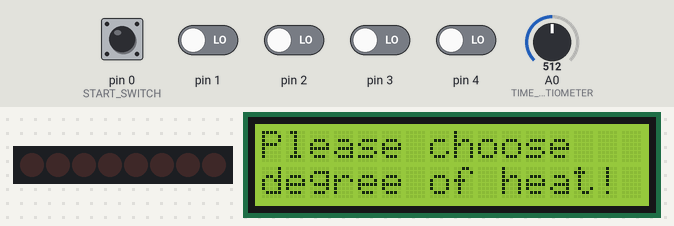
Bench run of a sketch on a simulated Arduino Uno, built with avr-gcc and run on an emulated ATmega328P. Shown: 8 shift-register outputs drawn as a row of LEDs (first output left, lit = HIGH), 16×2 character LCD. Wiring (inferred from the names in the program): shift register (74HC595): data pin 5; shift clock pin 7; latch pin 6. Wiring (inferred from the signals the program sends): row of LEDs: on Q0, Q1, Q2, Q3, Q4, Q5, Q6, Q7. The inputs (shaded band) are chosen by the test bench; at power-on: pin 0 (START_SWITCH) HIGH, pin 1–4 LOW, A0 (TIME_POTENTIOMETER) = 512.

Above: at 1.2 s.
1.3 s: pin 1 driven HIGH
At 1.7 s:
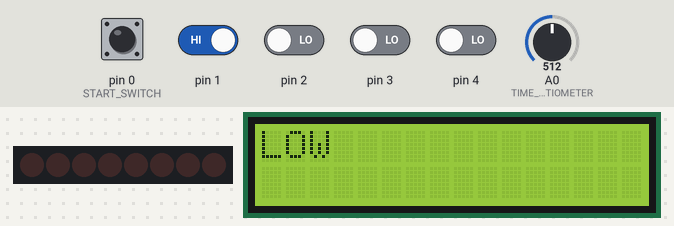
2.8 s: pin 0 (START_SWITCH) pulled LOW for 0.15 s
At 3.9 s:
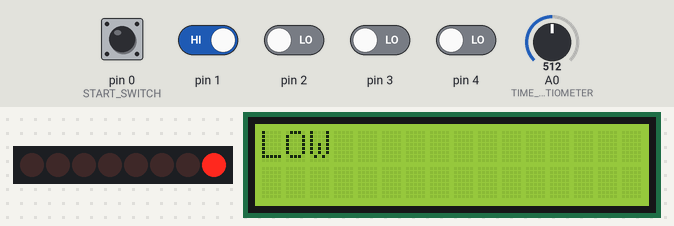
At 6.8 s:
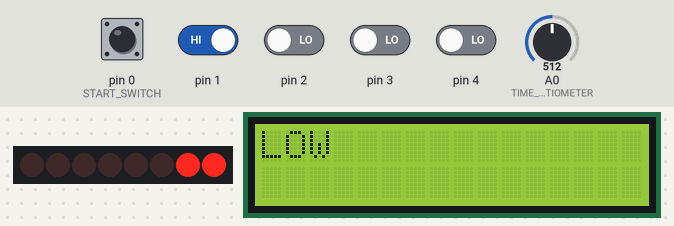
Timing chart, 0 to 25.7 s (numbered marks = the images above; inputs shaded):
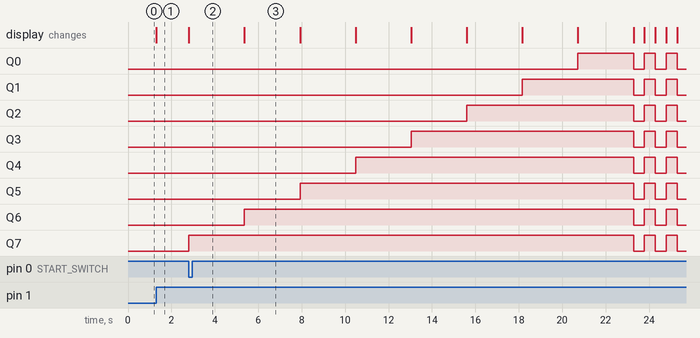

Measured:
- after the input at 1.3 s, the display: changes at once (image 1)
- after the input at 2.8 s, Q0: LOW → HIGH after 17.9 s, then repeats every 1.0 s: LOW 0.50 s, HIGH 0.50 s; Q1: LOW → HIGH after 15.4 s, then repeats every 1.0 s: LOW 0.50 s, HIGH 0.50 s

The sketch:

microwave_oven_simulator_1.ino
```cpp
#include <LiquidCrystal.h>

// Pins:
const byte LATCH_PIN = 6;
const byte CLOCK_PIN = 7;
const byte DATA_PIN = 5;

const byte RS = 13;
const byte EN = 12;
const byte D4 = 11;
const byte D5 = 10;
const byte D6 = 9;
const byte D7 = 8;

const byte START_SWITCH = 0;
const byte TIME_POTENTIOMETER = A0;

LiquidCrystal lcd(RS, EN, D4, D5, D6, D7);

// Value holders:
short poVal = 0;
short eachLEDDelay = 0;
bool switchState = 0;

// DIP Switch value holders:
bool val1 = 0;
bool val2 = 0;
bool val3 = 0;
bool val4 = 0;

// 595 values:
// 1, 3, 7, 15, 31, 63, 127, 255

void changeLatch(short value, int delayVal){
    digitalWrite(LATCH_PIN, LOW);
    shiftOut(DATA_PIN, CLOCK_PIN, LSBFIRST, value);
    digitalWrite(LATCH_PIN, HIGH);
    delay(delayVal);
}


void setup(){
    lcd.begin(16,2);

    // Setting each pin of DIP Switch to INPUT.
    pinMode(1, INPUT);
    pinMode(2, INPUT);
    pinMode(3, INPUT);
    pinMode(4, INPUT);
    pinMode(LATCH_PIN, OUTPUT);
    pinMode(CLOCK_PIN, OUTPUT);
    pinMode(DATA_PIN, OUTPUT);
    pinMode(START_SWITCH, INPUT);
    pinMode(TIME_POTENTIOMETER, INPUT);
}


void loop(){
    // Each choice corresponds to: Low, Medium, High and Very high temp. ( MHz )
    val1 = digitalRead(1);
    val2 = digitalRead(2);
    val3 = digitalRead(3);
    val4 = digitalRead(4);

    lcd.setCursor(0,0);

    if( val1 == HIGH ){
        lcd.print("LOW          ");
        lcd.setCursor(0,1);
        lcd.print("               ");
    }
    else if( val2 == HIGH ){
        lcd.print("MEDIUM       ");
        lcd.setCursor(0,1);
        lcd.print("               ");
    }
    else if( val3 == HIGH ){
        lcd.print("HIGH         ");
        lcd.setCursor(0,1);
        lcd.print("               ");
    }
    else if( val4 == HIGH ){
        lcd.print("VERY HIGH    ");
        lcd.setCursor(0,1);
        lcd.print("               ");
    }
    else {
        lcd.print("Please choose");
        lcd.setCursor(0,1);
        lcd.print("degree of heat!");
    }


    poVal = analogRead(TIME_POTENTIOMETER);

    // Extend the time value the potentiometer gives. ( Too short )
    eachLEDDelay = (poVal * 40) / 8;
    switchState = digitalRead(START_SWITCH);

    // Inverse the state of the switch, since it starts with 'HIGH'.
    // Only start the process if some degree of heat is selected.
    if( switchState == LOW && ( val1 || val2 || val3 || val4 )){
        changeLatch(1, eachLEDDelay);
        changeLatch(3, eachLEDDelay);
        changeLatch(7, eachLEDDelay);
        changeLatch(15, eachLEDDelay);

        changeLatch(31, eachLEDDelay);
        changeLatch(63, eachLEDDelay);
        changeLatch(127, eachLEDDelay);
        changeLatch(255, eachLEDDelay);

        // Notify that the heating stopped.
        for(int i = 0; i < 10; i++){
            changeLatch(0, 500);
            changeLatch(255, 500);

            lcd.setCursor(0,0);
            lcd.print("Finished!      ");
            lcd.setCursor(0,1);
            lcd.print("               ");
        } // for
    } // if
} // void
```
